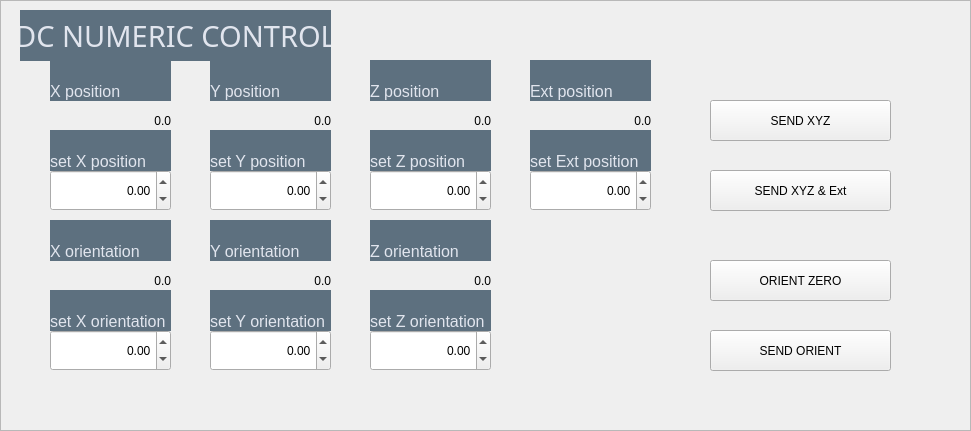
     <widget class="QFrame" name="NC_frame">
      <property name="geometry">
       <rect>
        <x>30</x>
        <y>500</y>
        <width>971</width>
        <height>431</height>
       </rect>
      </property>
      <property name="styleSheet">
       <string notr="true"/>
      </property>
      <property name="frameShape">
       <enum>QFrame::StyledPanel</enum>
      </property>
      <property name="frameShadow">
       <enum>QFrame::Raised</enum>
      </property>
      <widget class="QLabel" name="NC_0_frameLabel">
       <property name="geometry">
        <rect>
         <x>20</x>
         <y>10</y>
         <width>311</width>
         <height>51</height>
        </rect>
       </property>
       <property name="font">
        <font>
         <family>Bahnschrift</family>
         <pointsize>22</pointsize>
        </font>
       </property>
       <property name="styleSheet">
        <string notr="true">border: 0px;
font-size: 22pt;
padding: 0px;
background-color: #5D707F;
color: #E1E5EE;</string>
       </property>
       <property name="text">
        <string>DC NUMERIC CONTROL</string>
       </property>
       <property name="alignment">
        <set>Qt::AlignCenter</set>
       </property>
      </widget>
      <widget class="QPushButton" name="NC_btt_xyzSend">
       <property name="geometry">
        <rect>
         <x>710</x>
         <y>100</y>
         <width>181</width>
         <height>41</height>
        </rect>
       </property>
       <property name="text">
        <string>SEND XYZ</string>
       </property>
      </widget>
      <widget class="QPushButton" name="NC_btt_xyzExtSend">
       <property name="geometry">
        <rect>
         <x>710</x>
         <y>170</y>
         <width>181</width>
         <height>41</height>
        </rect>
       </property>
       <property name="text">
        <string>SEND XYZ &amp;&amp; Ext</string>
       </property>
      </widget>
      <widget class="QPushButton" name="NC_btt_orientSend">
       <property name="geometry">
        <rect>
         <x>710</x>
         <y>330</y>
         <width>181</width>
         <height>41</height>
        </rect>
       </property>
       <property name="text">
        <string>SEND ORIENT</string>
       </property>
      </widget>
      <widget class="QPushButton" name="NC_btt_orientZero">
       <property name="geometry">
        <rect>
         <x>710</x>
         <y>260</y>
         <width>181</width>
         <height>41</height>
        </rect>
       </property>
       <property name="text">
        <string>ORIENT ZERO</string>
       </property>
      </widget>
      <widget class="QLabel" name="NC_disp_ext">
       <property name="geometry">
        <rect>
         <x>530</x>
         <y>100</y>
         <width>121</width>
         <height>41</height>
        </rect>
       </property>
       <property name="text">
        <string>0.0</string>
       </property>
       <property name="alignment">
        <set>Qt::AlignRight|Qt::AlignTrailing|Qt::AlignVCenter</set>
       </property>
      </widget>
      <widget class="QLabel" name="NC_lbl_ext_disp">
       <property name="geometry">
        <rect>
         <x>530</x>
         <y>60</y>
         <width>121</width>
         <height>41</height>
        </rect>
       </property>
       <property name="styleSheet">
        <string notr="true">border: 0px;
font-size: 12pt;
background-color: #5D707F;
color: #E1E5EE;</string>
       </property>
       <property name="text">
        <string>Ext position</string>
       </property>
       <property name="alignment">
        <set>Qt::AlignBottom|Qt::AlignLeading|Qt::AlignLeft</set>
       </property>
      </widget>
      <widget class="QLabel" name="NC_lbl_z_disp">
       <property name="geometry">
        <rect>
         <x>370</x>
         <y>60</y>
         <width>121</width>
         <height>41</height>
        </rect>
       </property>
       <property name="styleSheet">
        <string notr="true">border: 0px;
font-size: 12pt;
background-color: #5D707F;
color: #E1E5EE;</string>
       </property>
       <property name="text">
        <string>Z position</string>
       </property>
       <property name="alignment">
        <set>Qt::AlignBottom|Qt::AlignLeading|Qt::AlignLeft</set>
       </property>
      </widget>
      <widget class="QLabel" name="NC_disp_z">
       <property name="geometry">
        <rect>
         <x>370</x>
         <y>100</y>
         <width>121</width>
         <height>41</height>
        </rect>
       </property>
       <property name="text">
        <string>0.0</string>
       </property>
       <property name="alignment">
        <set>Qt::AlignRight|Qt::AlignTrailing|Qt::AlignVCenter</set>
       </property>
      </widget>
      <widget class="QLabel" name="NC_disp_x">
       <property name="geometry">
        <rect>
         <x>50</x>
         <y>100</y>
         <width>121</width>
         <height>41</height>
        </rect>
       </property>
       <property name="text">
        <string>0.0</string>
       </property>
       <property name="alignment">
        <set>Qt::AlignRight|Qt::AlignTrailing|Qt::AlignVCenter</set>
       </property>
      </widget>
      <widget class="QLabel" name="NC_lbl_x_disp">
       <property name="geometry">
        <rect>
         <x>50</x>
         <y>60</y>
         <width>121</width>
         <height>41</height>
        </rect>
       </property>
       <property name="styleSheet">
        <string notr="true">border: 0px;
font-size: 12pt;
background-color: #5D707F;
color: #E1E5EE;</string>
       </property>
       <property name="text">
        <string>X position</string>
       </property>
       <property name="alignment">
        <set>Qt::AlignBottom|Qt::AlignLeading|Qt::AlignLeft</set>
       </property>
      </widget>
      <widget class="QLabel" name="NC_disp_y">
       <property name="geometry">
        <rect>
         <x>210</x>
         <y>100</y>
         <width>121</width>
         <height>41</height>
        </rect>
       </property>
       <property name="text">
        <string>0.0</string>
       </property>
       <property name="alignment">
        <set>Qt::AlignRight|Qt::AlignTrailing|Qt::AlignVCenter</set>
       </property>
      </widget>
      <widget class="QLabel" name="NC_lbl_y_disp">
       <property name="geometry">
        <rect>
         <x>210</x>
         <y>60</y>
         <width>121</width>
         <height>41</height>
        </rect>
       </property>
       <property name="styleSheet">
        <string notr="true">border: 0px;
font-size: 12pt;
background-color: #5D707F;
color: #E1E5EE;</string>
       </property>
       <property name="text">
        <string>Y position</string>
       </property>
       <property name="alignment">
        <set>Qt::AlignBottom|Qt::AlignLeading|Qt::AlignLeft</set>
       </property>
      </widget>
      <widget class="QLabel" name="NC_lbl_x_set">
       <property name="geometry">
        <rect>
         <x>50</x>
         <y>130</y>
         <width>121</width>
         <height>41</height>
        </rect>
       </property>
       <property name="styleSheet">
        <string notr="true">border: 0px;
font-size: 12pt;
background-color: #5D707F;
color: #E1E5EE;</string>
       </property>
       <property name="text">
        <string>set X position</string>
       </property>
       <property name="alignment">
        <set>Qt::AlignBottom|Qt::AlignLeading|Qt::AlignLeft</set>
       </property>
      </widget>
      <widget class="QLabel" name="NC_lbl_y_set">
       <property name="geometry">
        <rect>
         <x>210</x>
         <y>130</y>
         <width>121</width>
         <height>41</height>
        </rect>
       </property>
       <property name="styleSheet">
        <string notr="true">border: 0px;
font-size: 12pt;
background-color: #5D707F;
color: #E1E5EE;</string>
       </property>
       <property name="text">
        <string>set Y position</string>
       </property>
       <property name="alignment">
        <set>Qt::AlignBottom|Qt::AlignLeading|Qt::AlignLeft</set>
       </property>
      </widget>
      <widget class="QLabel" name="NC_lbl_ext_set">
       <property name="geometry">
        <rect>
         <x>530</x>
         <y>130</y>
         <width>121</width>
         <height>41</height>
        </rect>
       </property>
       <property name="styleSheet">
        <string notr="true">border: 0px;
font-size: 12pt;
background-color: #5D707F;
color: #E1E5EE;</string>
       </property>
       <property name="text">
        <string>set Ext position</string>
       </property>
       <property name="alignment">
        <set>Qt::AlignBottom|Qt::AlignLeading|Qt::AlignLeft</set>
       </property>
      </widget>
      <widget class="QLabel" name="NC_lbl_z_set">
       <property name="geometry">
        <rect>
         <x>370</x>
         <y>130</y>
         <width>121</width>
         <height>41</height>
        </rect>
       </property>
       <property name="styleSheet">
        <string notr="true">border: 0px;
font-size: 12pt;
background-color: #5D707F;
color: #E1E5EE;</string>
       </property>
       <property name="text">
        <string>set Z position</string>
       </property>
       <property name="alignment">
        <set>Qt::AlignBottom|Qt::AlignLeading|Qt::AlignLeft</set>
       </property>
      </widget>
      <widget class="QLabel" name="NC_lbl_zOrient_disp">
       <property name="geometry">
        <rect>
         <x>370</x>
         <y>220</y>
         <width>121</width>
         <height>41</height>
        </rect>
       </property>
       <property name="styleSheet">
        <string notr="true">border: 0px;
font-size: 12pt;
background-color: #5D707F;
color: #E1E5EE;</string>
       </property>
       <property name="text">
        <string>Z orientation</string>
       </property>
       <property name="alignment">
        <set>Qt::AlignBottom|Qt::AlignLeading|Qt::AlignLeft</set>
       </property>
      </widget>
      <widget class="QLabel" name="NC_lbl_yOrient_disp">
       <property name="geometry">
        <rect>
         <x>210</x>
         <y>220</y>
         <width>121</width>
         <height>41</height>
        </rect>
       </property>
       <property name="styleSheet">
        <string notr="true">border: 0px;
font-size: 12pt;
background-color: #5D707F;
color: #E1E5EE;</string>
       </property>
       <property name="text">
        <string>Y orientation</string>
       </property>
       <property name="alignment">
        <set>Qt::AlignBottom|Qt::AlignLeading|Qt::AlignLeft</set>
       </property>
      </widget>
      <widget class="QLabel" name="NC_lbl_zOrient_set">
       <property name="geometry">
        <rect>
         <x>370</x>
         <y>290</y>
         <width>121</width>
         <height>41</height>
        </rect>
       </property>
       <property name="styleSheet">
        <string notr="true">border: 0px;
font-size: 12pt;
background-color: #5D707F;
color: #E1E5EE;</string>
       </property>
       <property name="text">
        <string>set Z orientation</string>
       </property>
       <property name="alignment">
        <set>Qt::AlignBottom|Qt::AlignLeading|Qt::AlignLeft</set>
       </property>
      </widget>
      <widget class="QLabel" name="NC_lbl_xOrient_disp">
       <property name="geometry">
        <rect>
         <x>50</x>
         <y>220</y>
         <width>121</width>
         <height>41</height>
        </rect>
       </property>
       <property name="styleSheet">
        <string notr="true">border: 0px;
font-size: 12pt;
background-color: #5D707F;
color: #E1E5EE;</string>
       </property>
       <property name="text">
        <string>X orientation</string>
       </property>
       <property name="alignment">
        <set>Qt::AlignBottom|Qt::AlignLeading|Qt::AlignLeft</set>
       </property>
      </widget>
      <widget class="QLabel" name="NC_lbl_xOrient_set">
       <property name="geometry">
        <rect>
         <x>50</x>
         <y>290</y>
         <width>121</width>
         <height>41</height>
        </rect>
       </property>
       <property name="styleSheet">
        <string notr="true">border: 0px;
font-size: 12pt;
background-color: #5D707F;
color: #E1E5EE;</string>
       </property>
       <property name="text">
        <string>set X orientation</string>
       </property>
       <property name="alignment">
        <set>Qt::AlignBottom|Qt::AlignLeading|Qt::AlignLeft</set>
       </property>
      </widget>
      <widget class="QLabel" name="NC_disp_xOrient">
       <property name="geometry">
        <rect>
         <x>50</x>
         <y>260</y>
         <width>121</width>
         <height>41</height>
        </rect>
       </property>
       <property name="text">
        <string>0.0</string>
       </property>
       <property name="alignment">
        <set>Qt::AlignRight|Qt::AlignTrailing|Qt::AlignVCenter</set>
       </property>
      </widget>
      <widget class="QLabel" name="NC_lbl_yOrient_set">
       <property name="geometry">
        <rect>
         <x>210</x>
         <y>290</y>
         <width>121</width>
         <height>41</height>
        </rect>
       </property>
       <property name="styleSheet">
        <string notr="true">border: 0px;
font-size: 12pt;
background-color: #5D707F;
color: #E1E5EE;</string>
       </property>
       <property name="text">
        <string>set Y orientation</string>
       </property>
       <property name="alignment">
        <set>Qt::AlignBottom|Qt::AlignLeading|Qt::AlignLeft</set>
       </property>
      </widget>
      <widget class="QLabel" name="NC_disp_yOrient">
       <property name="geometry">
        <rect>
         <x>210</x>
         <y>260</y>
         <width>121</width>
         <height>41</height>
        </rect>
       </property>
       <property name="text">
        <string>0.0</string>
       </property>
       <property name="alignment">
        <set>Qt::AlignRight|Qt::AlignTrailing|Qt::AlignVCenter</set>
       </property>
      </widget>
      <widget class="QLabel" name="NC_disp_zOrient">
       <property name="geometry">
        <rect>
         <x>370</x>
         <y>260</y>
         <width>121</width>
         <height>41</height>
        </rect>
       </property>
       <property name="text">
        <string>0.0</string>
       </property>
       <property name="alignment">
        <set>Qt::AlignRight|Qt::AlignTrailing|Qt::AlignVCenter</set>
       </property>
      </widget>
      <widget class="QDoubleSpinBox" name="NC_float_x">
       <property name="geometry">
        <rect>
         <x>50</x>
         <y>170</y>
         <width>121</width>
         <height>41</height>
        </rect>
       </property>
       <property name="alignment">
        <set>Qt::AlignRight|Qt::AlignTrailing|Qt::AlignVCenter</set>
       </property>
       <property name="minimum">
        <double>-9999.989999999999782</double>
       </property>
       <property name="maximum">
        <double>9999.989999999999782</double>
       </property>
      </widget>
      <widget class="QDoubleSpinBox" name="NC_float_y">
       <property name="geometry">
        <rect>
         <x>210</x>
         <y>170</y>
         <width>121</width>
         <height>41</height>
        </rect>
       </property>
       <property name="alignment">
        <set>Qt::AlignRight|Qt::AlignTrailing|Qt::AlignVCenter</set>
       </property>
       <property name="minimum">
        <double>-9999.989999999999782</double>
       </property>
       <property name="maximum">
        <double>9999.989999999999782</double>
       </property>
      </widget>
      <widget class="QDoubleSpinBox" name="NC_float_ext">
       <property name="geometry">
        <rect>
         <x>530</x>
         <y>170</y>
         <width>121</width>
         <height>41</height>
        </rect>
       </property>
       <property name="alignment">
        <set>Qt::AlignRight|Qt::AlignTrailing|Qt::AlignVCenter</set>
       </property>
       <property name="minimum">
        <double>-9999.989999999999782</double>
       </property>
       <property name="maximum">
        <double>9999.989999999999782</double>
       </property>
      </widget>
      <widget class="QDoubleSpinBox" name="NC_float_z">
       <property name="geometry">
        <rect>
         <x>370</x>
         <y>170</y>
         <width>121</width>
         <height>41</height>
        </rect>
       </property>
       <property name="alignment">
        <set>Qt::AlignRight|Qt::AlignTrailing|Qt::AlignVCenter</set>
       </property>
       <property name="minimum">
        <double>-9999.989999999999782</double>
       </property>
       <property name="maximum">
        <double>9999.989999999999782</double>
       </property>
      </widget>
      <widget class="QDoubleSpinBox" name="NC_float_zOrient">
       <property name="geometry">
        <rect>
         <x>370</x>
         <y>330</y>
         <width>121</width>
         <height>41</height>
        </rect>
       </property>
       <property name="alignment">
        <set>Qt::AlignRight|Qt::AlignTrailing|Qt::AlignVCenter</set>
       </property>
       <property name="minimum">
        <double>-9999.989999999999782</double>
       </property>
       <property name="maximum">
        <double>9999.989999999999782</double>
       </property>
      </widget>
      <widget class="QDoubleSpinBox" name="NC_float_yOrient">
       <property name="geometry">
        <rect>
         <x>210</x>
         <y>330</y>
         <width>121</width>
         <height>41</height>
        </rect>
       </property>
       <property name="alignment">
        <set>Qt::AlignRight|Qt::AlignTrailing|Qt::AlignVCenter</set>
       </property>
       <property name="minimum">
        <double>-9999.989999999999782</double>
       </property>
       <property name="maximum">
        <double>9999.989999999999782</double>
       </property>
      </widget>
      <widget class="QDoubleSpinBox" name="NC_float_xOrient">
       <property name="geometry">
        <rect>
         <x>50</x>
         <y>330</y>
         <width>121</width>
         <height>41</height>
        </rect>
       </property>
       <property name="alignment">
        <set>Qt::AlignRight|Qt::AlignTrailing|Qt::AlignVCenter</set>
       </property>
       <property name="minimum">
        <double>-9999.989999999999782</double>
       </property>
       <property name="maximum">
        <double>9999.989999999999782</double>
       </property>
      </widget>
      <zorder>NC_lbl_ext_set</zorder>
      <zorder>NC_lbl_y_set</zorder>
      <zorder>NC_lbl_z_set</zorder>
      <zorder>NC_lbl_ext_disp</zorder>
      <zorder>NC_lbl_z_disp</zorder>
      <zorder>NC_lbl_x_disp</zorder>
      <zorder>NC_lbl_y_disp</zorder>
      <zorder>NC_lbl_x_set</zorder>
      <zorder>NC_0_frameLabel</zorder>
      <zorder>NC_btt_xyzSend</zorder>
      <zorder>NC_btt_xyzExtSend</zorder>
      <zorder>NC_btt_orientSend</zorder>
      <zorder>NC_btt_orientZero</zorder>
      <zorder>NC_disp_ext</zorder>
      <zorder>NC_disp_z</zorder>
      <zorder>NC_disp_x</zorder>
      <zorder>NC_disp_y</zorder>
      <zorder>NC_lbl_zOrient_disp</zorder>
      <zorder>NC_lbl_yOrient_disp</zorder>
      <zorder>NC_lbl_zOrient_set</zorder>
      <zorder>NC_lbl_xOrient_disp</zorder>
      <zorder>NC_lbl_xOrient_set</zorder>
      <zorder>NC_disp_xOrient</zorder>
      <zorder>NC_lbl_yOrient_set</zorder>
      <zorder>NC_disp_yOrient</zorder>
      <zorder>NC_disp_zOrient</zorder>
      <zorder>NC_float_x</zorder>
      <zorder>NC_float_y</zorder>
      <zorder>NC_float_ext</zorder>
      <zorder>NC_float_z</zorder>
      <zorder>NC_float_zOrient</zorder>
      <zorder>NC_float_yOrient</zorder>
      <zorder>NC_float_xOrient</zorder>
     </widget>
